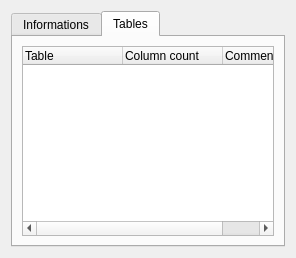
<?xml version="1.0" encoding="UTF-8"?>
<ui version="4.0">
 <class>SchemaWidget</class>
 <widget class="QWidget" name="SchemaWidget">
  <property name="geometry">
   <rect>
    <x>0</x>
    <y>0</y>
    <width>296</width>
    <height>258</height>
   </rect>
  </property>
  <layout class="QGridLayout" name="gridLayout">
   <item row="0" column="0">
    <widget class="QTabWidget" name="tabWidget">
     <property name="currentIndex">
      <number>1</number>
     </property>
     <widget class="QWidget" name="tab">
      <attribute name="title">
       <string>Informations</string>
      </attribute>
      <layout class="QGridLayout" name="gridLayout_2">
       <item row="0" column="1">
        <spacer name="horizontalSpacer">
         <property name="orientation">
          <enum>Qt::Horizontal</enum>
         </property>
         <property name="sizeHint" stdset="0">
          <size>
           <width>40</width>
           <height>20</height>
          </size>
         </property>
        </spacer>
       </item>
       <item row="0" column="0">
        <layout class="QFormLayout" name="formLayout">
         <property name="fieldGrowthPolicy">
          <enum>QFormLayout::AllNonFixedFieldsGrow</enum>
         </property>
         <item row="0" column="0">
          <widget class="QLabel" name="label">
           <property name="text">
            <string>Schema</string>
           </property>
          </widget>
         </item>
         <item row="0" column="1">
          <widget class="QLineEdit" name="schemaEdit">
           <property name="sizePolicy">
            <sizepolicy hsizetype="Expanding" vsizetype="Fixed">
             <horstretch>0</horstretch>
             <verstretch>0</verstretch>
            </sizepolicy>
           </property>
           <property name="readOnly">
            <bool>true</bool>
           </property>
          </widget>
         </item>
        </layout>
       </item>
      </layout>
     </widget>
     <widget class="QWidget" name="tab_2">
      <attribute name="title">
       <string>Tables</string>
      </attribute>
      <layout class="QGridLayout" name="gridLayout_3">
       <item row="0" column="0">
        <widget class="QTreeWidget" name="tableTree">
         <column>
          <property name="text">
           <string>Table</string>
          </property>
         </column>
         <column>
          <property name="text">
           <string>Column count</string>
          </property>
         </column>
         <column>
          <property name="text">
           <string>Comment</string>
          </property>
         </column>
        </widget>
       </item>
      </layout>
     </widget>
    </widget>
   </item>
  </layout>
 </widget>
 <resources/>
 <connections/>
</ui>
